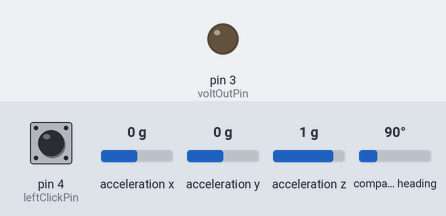
This sketch was run on a simulated Arduino Uno, built with avr-gcc and run on an emulated ATmega328P. Parts: output pins drawn as LEDs (lit = HIGH). The inputs (shaded band) are chosen by the test bench; at power-on: acceleration y 0 g, compass heading 90°, pin 4 (leftClickPin) LOW, acceleration x 0 g, acceleration z 1 g. What the sketch prints to the serial monitor is not drawn.

Above: at 0.1 s.
At 2.7 s:
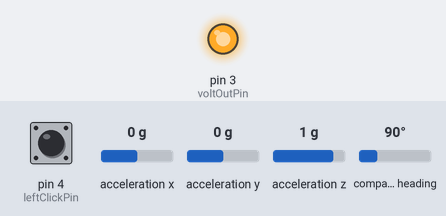
2.8 s: acceleration y set to -1.4 g
5.8 s: compass heading set to 7°
Timing chart, 0 to 8.8 s (numbered marks = the images above; inputs shaded):
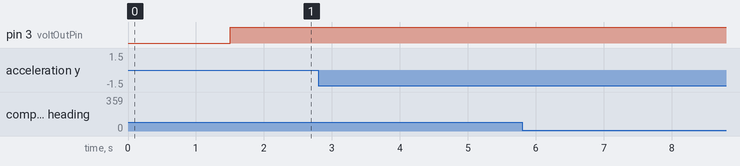

The sketch:

arduino.ino
```cpp
#include <Wire.h>
#include <Adafruit_Sensor.h>
#include <Adafruit_BNO055.h>

int voltOutPin = 3;
int leftClickPin = 4;

Adafruit_BNO055 bno = Adafruit_BNO055(55);


void displaySensorDetails(void)
{
  sensor_t sensor;
  bno.getSensor(&sensor);
  Serial.println("------------------------------------");
  Serial.print  ("Sensor:       "); Serial.println(sensor.name);
  Serial.print  ("Driver Ver:   "); Serial.println(sensor.version);
  Serial.print  ("Unique ID:    "); Serial.println(sensor.sensor_id);
  Serial.print  ("Max Value:    "); Serial.print(sensor.max_value); Serial.println(" xxx");
  Serial.print  ("Min Value:    "); Serial.print(sensor.min_value); Serial.println(" xxx");
  Serial.print  ("Resolution:   "); Serial.print(sensor.resolution); Serial.println(" xxx");
  Serial.println("------------------------------------");
  Serial.println("");
  delay(500);
}

void setup() {
  // put your setup code here, to run once:
  Serial.begin(250000);
  pinMode(voltOutPin, OUTPUT);
  pinMode(leftClickPin, INPUT);

  if(!bno.begin())
  {
    /* There was a problem detecting the BNO055 ... check your connections */
    Serial.print("Ooops, no BNO055 detected ... Check your wiring or I2C ADDR!");
    while(1);
  }

  delay(1000);

  /* Display some basic information on this sensor */
  displaySensorDetails();
}


  /* Board layout:
         +----------+
         |         *| RST   PITCH  ROLL  HEADING
     ADR |*        *| SCL
     INT |*        *| SDA     ^            /->
     PS1 |*        *| GND     |            |
     PS0 |*        *| 3VO     Y    Z-->    \-X
         |         *| VIN
         +----------+
  */

void loop() {
  // put your main code here, to run repeatedly:
  digitalWrite(voltOutPin, HIGH);
  //csv of states
  //leftClick, cal, cal, cal, cal, yaw [x], pitch, [y]
  String outputLine = "";

  sensors_event_t event;
  bno.getEvent(&event);

  int leftClickValue = digitalRead(leftClickPin);
  //Serial.println(leftClickValue);

  if (digitalRead(leftClickPin))
  {
    //Serial.println("LClick");
    outputLine += "1,";
  }
  else
  {
    outputLine += "0,";
  }

  uint8_t sys, gyro, accel, mag = 0;
  bno.getCalibration(&sys, &gyro, &accel, &mag);
  outputLine += sys;
  outputLine += ",";
  outputLine += gyro;
  outputLine += ",";
  outputLine += sys;
  outputLine += ",";
  outputLine += mag;
  outputLine += ",";
  outputLine += (float)event.orientation.x;
  outputLine += ",";
  outputLine += (float)event.orientation.y;

  Serial.println(outputLine);

  //delay(10000);
}
```
